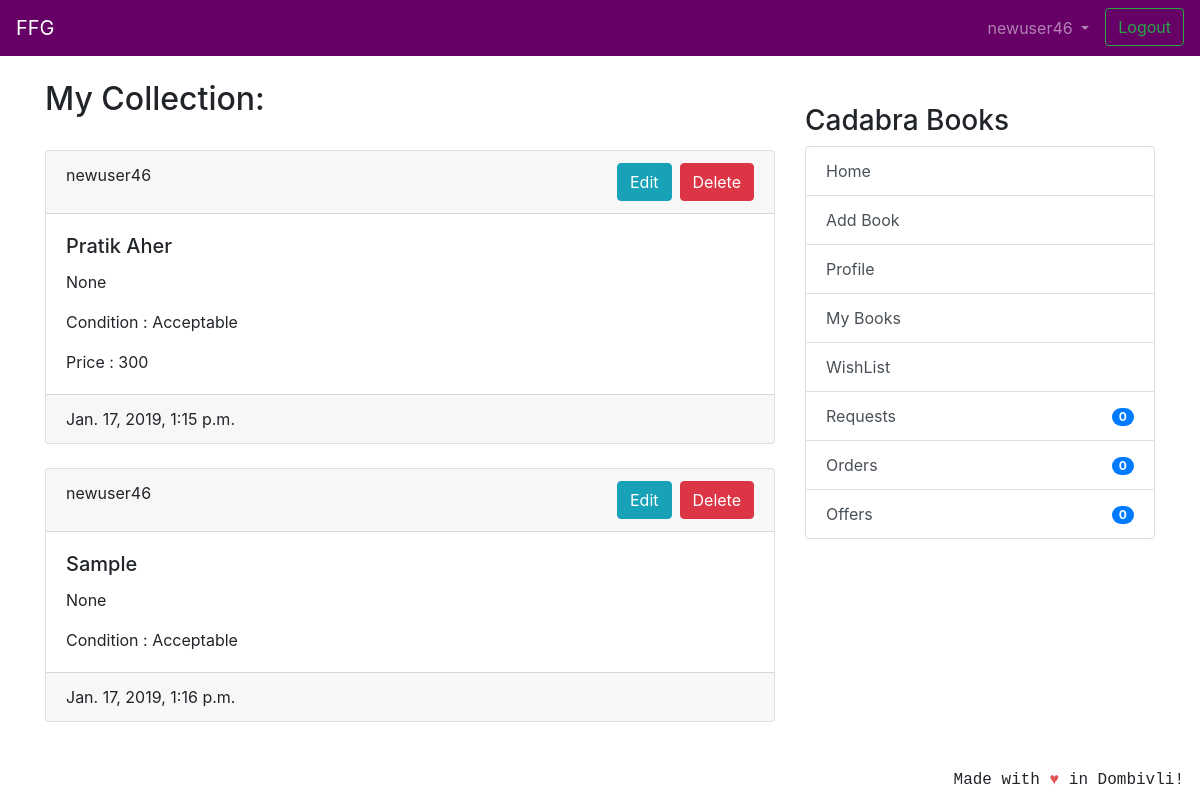
/userbooks/ (signed in), run on an earlier commit of the app's database.
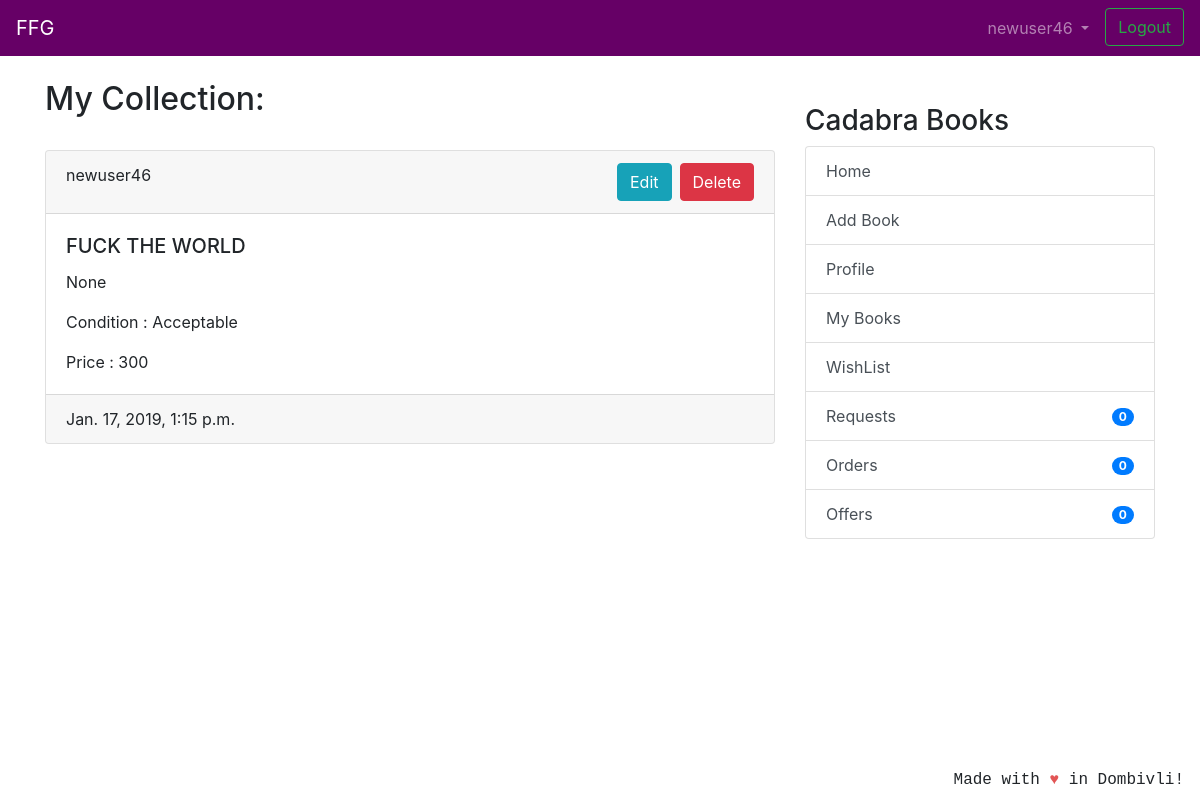
And on a later commit of the database.
### coreapp/models.py (models this page shows, shortened)
class Book(models.Model):
    user = models.ForeignKey(User, on_delete=models.CASCADE, null=True)
    book_name = models.CharField(max_length=100)
    author_name = models.CharField(max_length=100, blank=True, null=True)
    description = models.CharField(max_length=2000,blank=True,null=True)
    image = models.ImageField(null=True, blank=True, upload_to="book_images/")
    price = models.IntegerField(null=True,blank=True)
    sell_or_exchange = models.CharField(
        max_length=100, choices=BUY_OR_EXCHANGE, default='Exchange')
    condition = models.CharField(
        max_length=100, choices=CONITION_CHOICES, default='Acceptable')
    created_at = models.DateTimeField(auto_now_add=True)
    class Meta:
        verbose_name = 'Book'
        verbose_name_plural = 'Books'

### coreapp/views.py (the view)
# urls.py: path('userbooks/', views.UserBookListView.as_view(),name='userbooks'),
class UserBookListView(generic.ListView):
    model = Book
    template_name = 'user_books_list_entries.html'
    context_object_name = 'books'
    ordering = ['-created_at']
    def get_queryset(self):
        collection_items = UserCollection.objects.get(
            owner=self.request.user.profile)
        return collection_items.get_collection_items()

### coreapp/models.py (called while the page is built)
    def get_collection_items(self):
        return self.books.all()

### nofapapp/context_processors.py (called while the page is built)
def add_variable_to_context(request):
    if request.user.id:
        return {
            'requestscount': Requests.objects.filter(requester=request.user).count(),
            'offercount' : Requests.objects.filter(offerrer=request.user).count(),
            'orderscount': Transaction.objects.filter(offerrer=request.user).count(),
            'addresscheck': get_object_or_404(ShippingAddress, profile=get_object_or_404(Profile, user=request.user)).address1,
            }
    else:
        return {}

### templates/user_books_list_entries.html (shortened to what this page needs)
{% extends 'base.html' %}
{% block content %}
<h2 >My Collection:</h2>
<br/>
{% if books %}
{% for book in books %}
<div class="card text-left">
    <div class="card-header">
        {{ book.user.username }}
        <a href="{% url 'coreapp:post-delete' book.id %}" class="btn btn-danger float-right">Delete</a>
        <a href="{% url 'coreapp:post-update' book.id %}" class="mr-2 btn btn-info float-right" >Edit</a>
    </div>
    <div class="card-body">
        <h5 class="card-title">{{ book.book_name }}</h5>
        <p class="card-text">{{ book.description }}</p>
        <p class="card-text">Condition : {{ book.condition }} </p>
        {% if book.price %}
        <p class="card-text">Price : {{ book.price }} </p>
        {% endif %}
        </div>
    <div class="card-footer text-mutxed">
        {{ book.created_at }}
    </div>
</div>
{% endfor %}
{% endif %}
{% endblock %}

### templates/base.html (shortened to what this page needs)
{% load crispy_forms_tags %}
<!doctype html>
<html lang="en">
  <head>
    <link rel="stylesheet" href="https://stackpath.bootstrapcdn.com/bootstrap/4.2.1/css/bootstrap.min.css"
>
  </head>
  <body>
    <header class="site-header">
<nav class="navbar navbar-expand-lg navbar-dark" style="background-color: #660066;">
  <a class="navbar-brand" href="#">FFG</a>
  <div class="collapse navbar-collapse" id="navbarSupportedContent">
    <ul class="navbar-nav ml-auto">
      {% if user.is_authenticated %}
      <li class="nav-item dropdown">
        <a class="nav-link dropdown-toggle" href="#" id="navbarDropdown" role="button" data-toggle="dropdown"
          aria-haspopup="true" aria-expanded="false">
          {{ user.username }}
        </a>
      </li>
      <li><a class="btn btn-outline-success ml-2 my-2 my-sm-0" href="{% url 'logout'%}">Logout</a></li>
        {% else %}
      <li><a href="{% url 'login' %}" class="btn btn-outline-success">Login</a></li>
      <li><a href="{% url 'coreapp:signup' %}" class="btn btn-primary ml-2">Sign up</a></li>
      {% endif %}
    </ul>
  </div>
</nav>
  </header>
  <br/>
    <div class="container">
      <div class="row justify-content-center">
        <div class="col-8">
          {% block content %}
          {% endblock %}
        </div>
        {% if user.is_authenticated %}
                <div class="col-md-4">
                  <div class="content-section">
                    <br/>
                    <h3>Cadabra Books</h3>
                      <ul class="list-group">
                        <a class="list-group-item list-group-item-action" href="{% url 'coreapp:list_entries' %}" > Home </a>
                        <a class="list-group-item list-group-item-action" href="{% url 'coreapp:new_entry' %}" > Add Book</a>
                        <a class="list-group-item list-group-item-action" href="{% url 'coreapp:profile' %}" >Profile</a>
                        <a class="list-group-item list-group-item-action" href="{% url 'coreapp:userbooks' %}" >My Books</a>
                        <a class="list-group-item list-group-item-action" href="{% url 'wishlist:wish_list' %}" >WishList </a>
                        <a class="list-group-item list-group-item-action" href="{% url 'transaction:requests_view' %}" >Requests<span class="badge badge-primary badge-pill float-right mt-1">{{ requestscount }}</span></a>
                        <a class="list-group-item list-group-item-action" href="{% url 'transaction:orders_view' %}" >Orders <span class="badge badge-primary badge-pill float-right mt-1">{{ orderscount }}</span></a>
                        <a class="list-group-item list-group-item-action" href="{% url 'transaction:offers_view' %}" >Offers <span class="badge badge-primary badge-pill float-right mt-1">{{ offercount }}</span></a>
                      </ul>
                      <br/>
                  </div>
                </div>
                {% endif %}
      </div>
    </div>
<footer class="site-footer mr-3 mb-2" style="position:fixed;right:0;bottom:0;font-family: 'Courier';font-style: bold;">
  Made with <span style="color: #e25555;">&hearts;</span> in Dombivli!
</footer>
</body>
</html>

What changed in the data, as far as the page shows it:
removed Book: user.username "newuser46", book_name "Sample", description "None", condition "Acceptable", created_at "Jan. 17, 2019, 1:16 p.m."
changed Book "None": book_name "Pratik Aher" → "FUCK THE WORLD"
